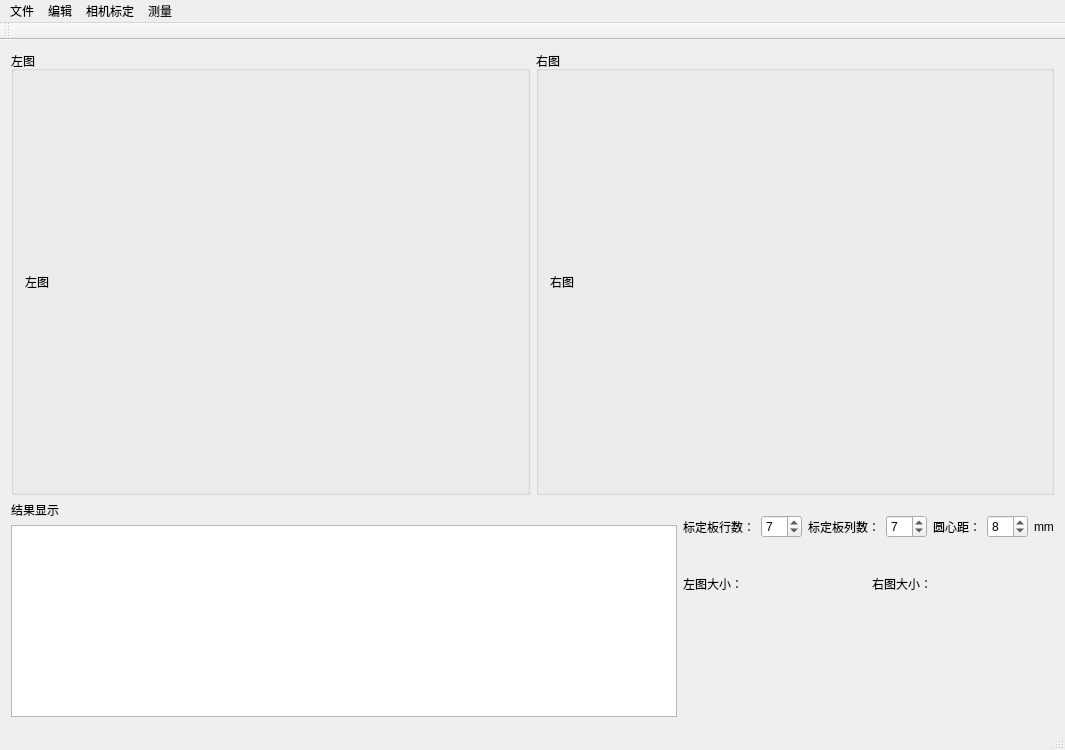
<?xml version="1.0" encoding="UTF-8"?>
<ui version="4.0">
 <class>QtGuiApplicationClass</class>
 <widget class="QMainWindow" name="QtGuiApplicationClass">
  <property name="geometry">
   <rect>
    <x>0</x>
    <y>0</y>
    <width>1065</width>
    <height>750</height>
   </rect>
  </property>
  <property name="windowTitle">
   <string>双目测量系统</string>
  </property>
  <widget class="QWidget" name="centralWidget">
   <layout class="QGridLayout" name="gridLayout_4">
    <item row="0" column="0" colspan="2">
     <layout class="QGridLayout" name="gridLayout_3">
      <item row="0" column="0">
       <widget class="QGroupBox" name="groupBox">
        <property name="title">
         <string>左图</string>
        </property>
        <layout class="QGridLayout" name="gridLayout">
         <item row="0" column="0">
          <widget class="QLabel" name="label">
           <property name="sizePolicy">
            <sizepolicy hsizetype="Expanding" vsizetype="Expanding">
             <horstretch>0</horstretch>
             <verstretch>0</verstretch>
            </sizepolicy>
           </property>
           <property name="text">
            <string>左图</string>
           </property>
          </widget>
         </item>
        </layout>
       </widget>
      </item>
      <item row="0" column="1">
       <widget class="QGroupBox" name="groupBox_2">
        <property name="title">
         <string>右图</string>
        </property>
        <layout class="QGridLayout" name="gridLayout_2">
         <item row="0" column="0">
          <widget class="QLabel" name="label2">
           <property name="sizePolicy">
            <sizepolicy hsizetype="Expanding" vsizetype="Expanding">
             <horstretch>0</horstretch>
             <verstretch>0</verstretch>
            </sizepolicy>
           </property>
           <property name="text">
            <string>右图</string>
           </property>
          </widget>
         </item>
        </layout>
       </widget>
      </item>
     </layout>
    </item>
    <item row="1" column="0" rowspan="2">
     <layout class="QVBoxLayout" name="verticalLayout_2">
      <item>
       <widget class="QLabel" name="resultshow_2">
        <property name="text">
         <string>结果显示</string>
        </property>
       </widget>
      </item>
      <item>
       <widget class="QTextBrowser" name="resultshow"/>
      </item>
     </layout>
    </item>
    <item row="1" column="1">
     <layout class="QVBoxLayout" name="verticalLayout">
      <item>
       <layout class="QHBoxLayout" name="horizontalLayout">
        <item>
         <widget class="QLabel" name="row">
          <property name="text">
           <string>标定板行数：</string>
          </property>
         </widget>
        </item>
        <item>
         <widget class="QSpinBox" name="rownum">
          <property name="value">
           <number>7</number>
          </property>
         </widget>
        </item>
        <item>
         <widget class="QLabel" name="column">
          <property name="text">
           <string>标定板列数：</string>
          </property>
         </widget>
        </item>
        <item>
         <widget class="QSpinBox" name="columnnum">
          <property name="value">
           <number>7</number>
          </property>
         </widget>
        </item>
        <item>
         <widget class="QLabel" name="spacing">
          <property name="text">
           <string>圆心距：</string>
          </property>
         </widget>
        </item>
        <item>
         <widget class="QSpinBox" name="space">
          <property name="value">
           <number>8</number>
          </property>
         </widget>
        </item>
        <item>
         <widget class="QLabel" name="spacing_2">
          <property name="text">
           <string>mm</string>
          </property>
         </widget>
        </item>
       </layout>
      </item>
      <item>
       <layout class="QHBoxLayout" name="horizontalLayout_2">
        <item>
         <widget class="QLabel" name="LImagesize">
          <property name="text">
           <string>左图大小：</string>
          </property>
         </widget>
        </item>
        <item>
         <widget class="QLabel" name="lsize">
          <property name="text">
           <string/>
          </property>
         </widget>
        </item>
        <item>
         <widget class="QLabel" name="RImagesize">
          <property name="text">
           <string>右图大小：</string>
          </property>
         </widget>
        </item>
        <item>
         <widget class="QLabel" name="rsize">
          <property name="text">
           <string/>
          </property>
         </widget>
        </item>
       </layout>
      </item>
     </layout>
    </item>
    <item row="2" column="1">
     <layout class="QVBoxLayout" name="verticalLayout_3"/>
    </item>
   </layout>
  </widget>
  <widget class="QMenuBar" name="menuBar">
   <property name="geometry">
    <rect>
     <x>0</x>
     <y>0</y>
     <width>1065</width>
     <height>26</height>
    </rect>
   </property>
   <widget class="QMenu" name="menuwenjian">
    <property name="title">
     <string>文件</string>
    </property>
    <addaction name="open_camera"/>
    <addaction name="close_camera"/>
    <addaction name="save_camera"/>
    <addaction name="separator"/>
    <addaction name="open_left"/>
    <addaction name="open_right"/>
   </widget>
   <widget class="QMenu" name="menuxiangjibiaoding">
    <property name="title">
     <string>相机标定</string>
    </property>
    <addaction name="circle"/>
   </widget>
   <widget class="QMenu" name="menu">
    <property name="title">
     <string>测量</string>
    </property>
    <addaction name="diam"/>
    <addaction name="rect"/>
    <addaction name="drone"/>
   </widget>
   <widget class="QMenu" name="menu_2">
    <property name="title">
     <string>编辑</string>
    </property>
    <addaction name="LROI"/>
    <addaction name="RROI"/>
    <addaction name="separator"/>
    <addaction name="recover"/>
   </widget>
   <addaction name="menuwenjian"/>
   <addaction name="menu_2"/>
   <addaction name="menuxiangjibiaoding"/>
   <addaction name="menu"/>
  </widget>
  <widget class="QToolBar" name="mainToolBar">
   <attribute name="toolBarArea">
    <enum>TopToolBarArea</enum>
   </attribute>
   <attribute name="toolBarBreak">
    <bool>false</bool>
   </attribute>
  </widget>
  <widget class="QStatusBar" name="statusBar"/>
  <action name="open_camera">
   <property name="text">
    <string>打开摄像头</string>
   </property>
   <property name="toolTip">
    <string>打开摄像头</string>
   </property>
  </action>
  <action name="close_camera">
   <property name="text">
    <string>关闭摄像头</string>
   </property>
   <property name="toolTip">
    <string>关闭摄像头</string>
   </property>
  </action>
  <action name="save_camera">
   <property name="text">
    <string>保存图像</string>
   </property>
   <property name="toolTip">
    <string>保存图像</string>
   </property>
  </action>
  <action name="open_left">
   <property name="text">
    <string>打开左图</string>
   </property>
   <property name="toolTip">
    <string>打开左图</string>
   </property>
  </action>
  <action name="open_right">
   <property name="text">
    <string>打开右图</string>
   </property>
   <property name="toolTip">
    <string>打开右图</string>
   </property>
  </action>
  <action name="circle">
   <property name="text">
    <string>圆形标定板</string>
   </property>
   <property name="toolTip">
    <string>圆形标定板</string>
   </property>
  </action>
  <action name="diam">
   <property name="text">
    <string>直径测量</string>
   </property>
   <property name="toolTip">
    <string>圆形的直径测量</string>
   </property>
  </action>
  <action name="rect">
   <property name="text">
    <string>宽度测量</string>
   </property>
   <property name="toolTip">
    <string>矩形的边长测量</string>
   </property>
  </action>
  <action name="drone">
   <property name="text">
    <string>靶标测量</string>
   </property>
   <property name="toolTip">
    <string>靶标测量</string>
   </property>
  </action>
  <action name="LROI">
   <property name="text">
    <string>左图ROI提取</string>
   </property>
   <property name="toolTip">
    <string>左图感兴趣区域提取</string>
   </property>
  </action>
  <action name="RROI">
   <property name="text">
    <string>右图ROI提取</string>
   </property>
   <property name="toolTip">
    <string>右图感兴趣区域提取</string>
   </property>
  </action>
  <action name="recover">
   <property name="text">
    <string>还原原图</string>
   </property>
   <property name="toolTip">
    <string>还原原图</string>
   </property>
  </action>
 </widget>
 <layoutdefault spacing="6" margin="11"/>
 <resources>
  <include location="QtGuiApplication.qrc"/>
 </resources>
 <connections>
  <connection>
   <sender>open_camera</sender>
   <signal>triggered()</signal>
   <receiver>QtGuiApplicationClass</receiver>
   <slot>openclicked()</slot>
   <hints>
    <hint type="sourcelabel">
     <x>-1</x>
     <y>-1</y>
    </hint>
    <hint type="destinationlabel">
     <x>562</x>
     <y>400</y>
    </hint>
   </hints>
  </connection>
  <connection>
   <sender>close_camera</sender>
   <signal>triggered()</signal>
   <receiver>QtGuiApplicationClass</receiver>
   <slot>closeclicked()</slot>
   <hints>
    <hint type="sourcelabel">
     <x>-1</x>
     <y>-1</y>
    </hint>
    <hint type="destinationlabel">
     <x>562</x>
     <y>400</y>
    </hint>
   </hints>
  </connection>
  <connection>
   <sender>save_camera</sender>
   <signal>triggered()</signal>
   <receiver>QtGuiApplicationClass</receiver>
   <slot>saveclicked()</slot>
   <hints>
    <hint type="sourcelabel">
     <x>-1</x>
     <y>-1</y>
    </hint>
    <hint type="destinationlabel">
     <x>562</x>
     <y>400</y>
    </hint>
   </hints>
  </connection>
  <connection>
   <sender>open_left</sender>
   <signal>triggered()</signal>
   <receiver>QtGuiApplicationClass</receiver>
   <slot>leftclicked()</slot>
   <hints>
    <hint type="sourcelabel">
     <x>-1</x>
     <y>-1</y>
    </hint>
    <hint type="destinationlabel">
     <x>562</x>
     <y>400</y>
    </hint>
   </hints>
  </connection>
  <connection>
   <sender>open_right</sender>
   <signal>triggered()</signal>
   <receiver>QtGuiApplicationClass</receiver>
   <slot>rightclicked()</slot>
   <hints>
    <hint type="sourcelabel">
     <x>-1</x>
     <y>-1</y>
    </hint>
    <hint type="destinationlabel">
     <x>562</x>
     <y>400</y>
    </hint>
   </hints>
  </connection>
  <connection>
   <sender>circle</sender>
   <signal>triggered()</signal>
   <receiver>QtGuiApplicationClass</receiver>
   <slot>calibclicked()</slot>
   <hints>
    <hint type="sourcelabel">
     <x>-1</x>
     <y>-1</y>
    </hint>
    <hint type="destinationlabel">
     <x>562</x>
     <y>400</y>
    </hint>
   </hints>
  </connection>
  <connection>
   <sender>diam</sender>
   <signal>triggered()</signal>
   <receiver>QtGuiApplicationClass</receiver>
   <slot>diamclicked()</slot>
   <hints>
    <hint type="sourcelabel">
     <x>-1</x>
     <y>-1</y>
    </hint>
    <hint type="destinationlabel">
     <x>562</x>
     <y>400</y>
    </hint>
   </hints>
  </connection>
  <connection>
   <sender>rect</sender>
   <signal>triggered()</signal>
   <receiver>QtGuiApplicationClass</receiver>
   <slot>rectclicked()</slot>
   <hints>
    <hint type="sourcelabel">
     <x>-1</x>
     <y>-1</y>
    </hint>
    <hint type="destinationlabel">
     <x>562</x>
     <y>400</y>
    </hint>
   </hints>
  </connection>
  <connection>
   <sender>resultshow</sender>
   <signal>textChanged()</signal>
   <receiver>QtGuiApplicationClass</receiver>
   <slot>change()</slot>
   <hints>
    <hint type="sourcelabel">
     <x>496</x>
     <y>666</y>
    </hint>
    <hint type="destinationlabel">
     <x>666</x>
     <y>774</y>
    </hint>
   </hints>
  </connection>
  <connection>
   <sender>drone</sender>
   <signal>triggered()</signal>
   <receiver>QtGuiApplicationClass</receiver>
   <slot>droneclicked()</slot>
   <hints>
    <hint type="sourcelabel">
     <x>-1</x>
     <y>-1</y>
    </hint>
    <hint type="destinationlabel">
     <x>562</x>
     <y>400</y>
    </hint>
   </hints>
  </connection>
  <connection>
   <sender>LROI</sender>
   <signal>triggered()</signal>
   <receiver>QtGuiApplicationClass</receiver>
   <slot>LROIclicked()</slot>
   <hints>
    <hint type="sourcelabel">
     <x>-1</x>
     <y>-1</y>
    </hint>
    <hint type="destinationlabel">
     <x>532</x>
     <y>374</y>
    </hint>
   </hints>
  </connection>
  <connection>
   <sender>RROI</sender>
   <signal>triggered()</signal>
   <receiver>QtGuiApplicationClass</receiver>
   <slot>RROIclicked()</slot>
   <hints>
    <hint type="sourcelabel">
     <x>-1</x>
     <y>-1</y>
    </hint>
    <hint type="destinationlabel">
     <x>532</x>
     <y>374</y>
    </hint>
   </hints>
  </connection>
  <connection>
   <sender>recover</sender>
   <signal>triggered()</signal>
   <receiver>QtGuiApplicationClass</receiver>
   <slot>recoverclicked()</slot>
   <hints>
    <hint type="sourcelabel">
     <x>-1</x>
     <y>-1</y>
    </hint>
    <hint type="destinationlabel">
     <x>532</x>
     <y>374</y>
    </hint>
   </hints>
  </connection>
 </connections>
 <slots>
  <slot>openclicked()</slot>
  <slot>closeclicked()</slot>
  <slot>saveclicked()</slot>
  <slot>calibclicked()</slot>
  <slot>diamclicked()</slot>
  <slot>leftclicked()</slot>
  <slot>rightclicked()</slot>
  <slot>rectclicked()</slot>
  <slot>change()</slot>
  <slot>droneclicked()</slot>
  <slot>LROIclicked()</slot>
  <slot>RROIclicked()</slot>
  <slot>recoverclicked()</slot>
 </slots>
</ui>
